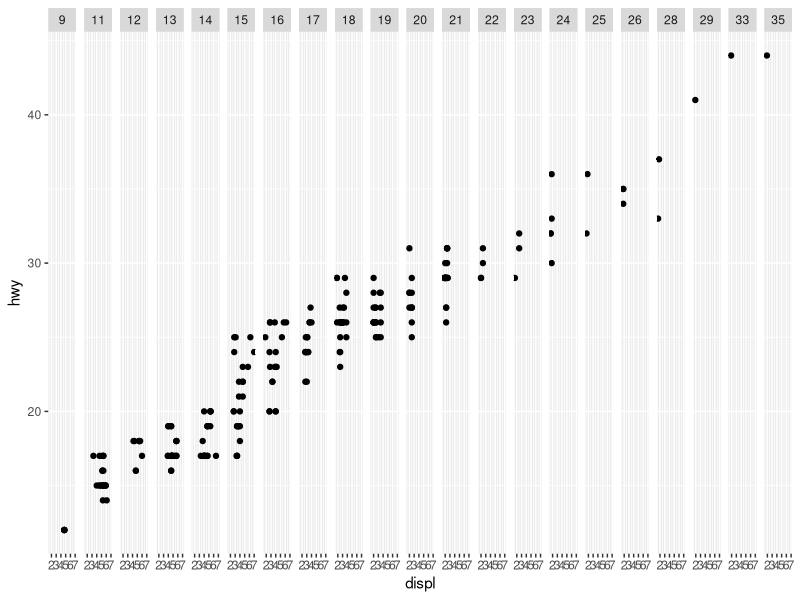
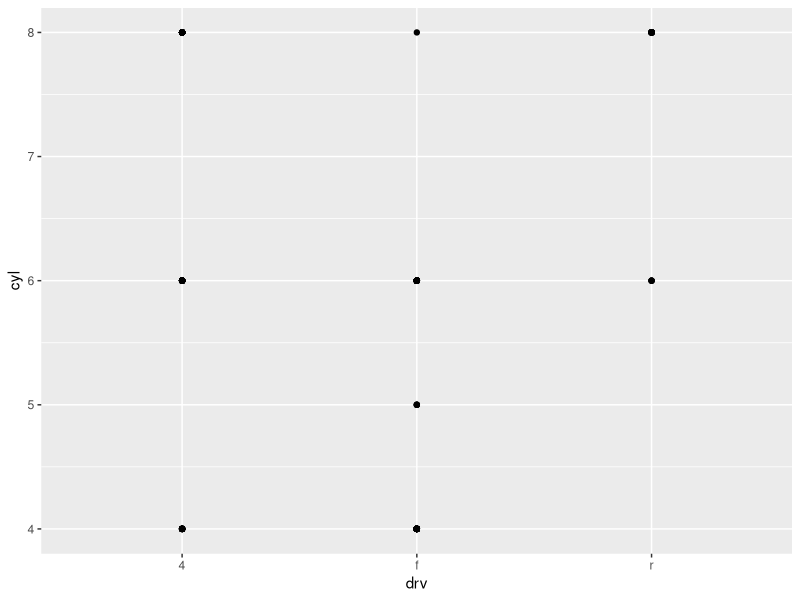
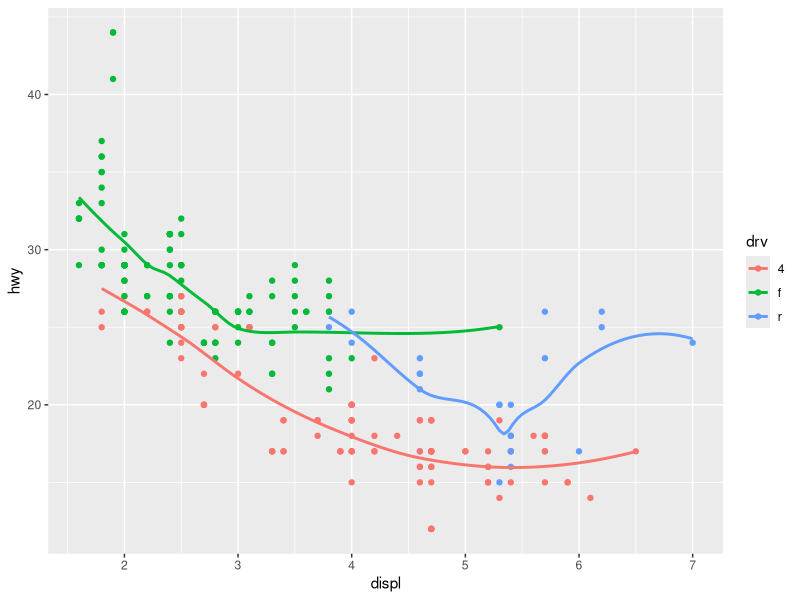
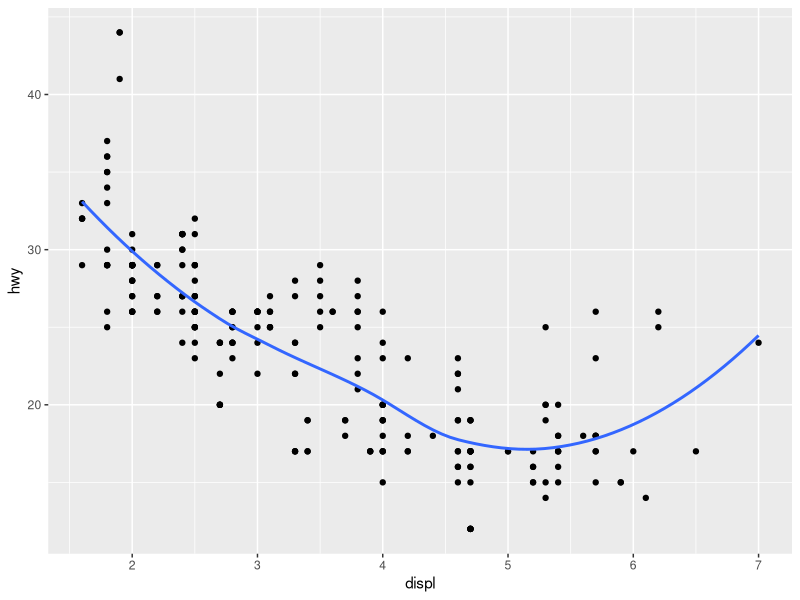
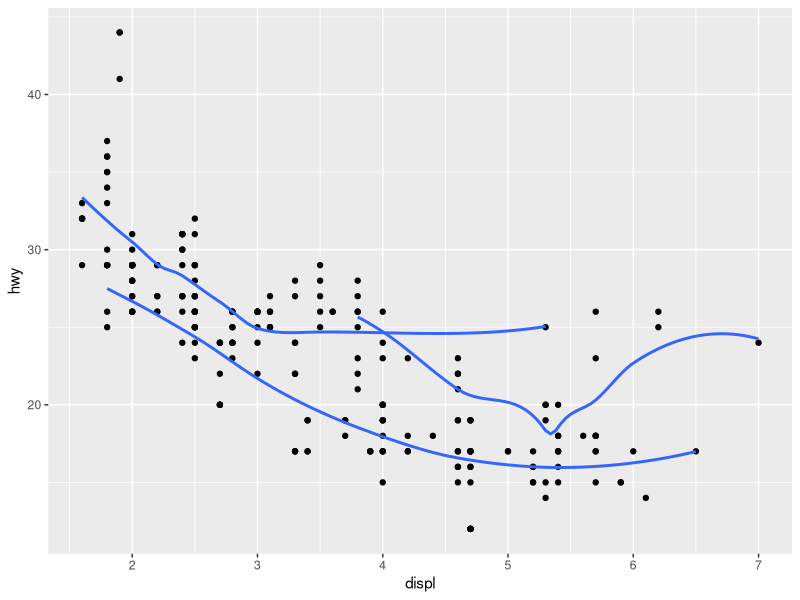
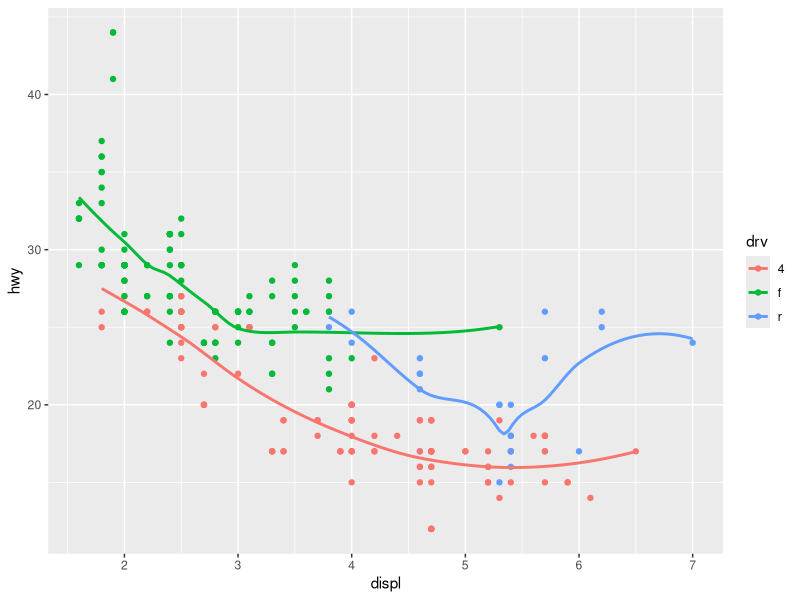
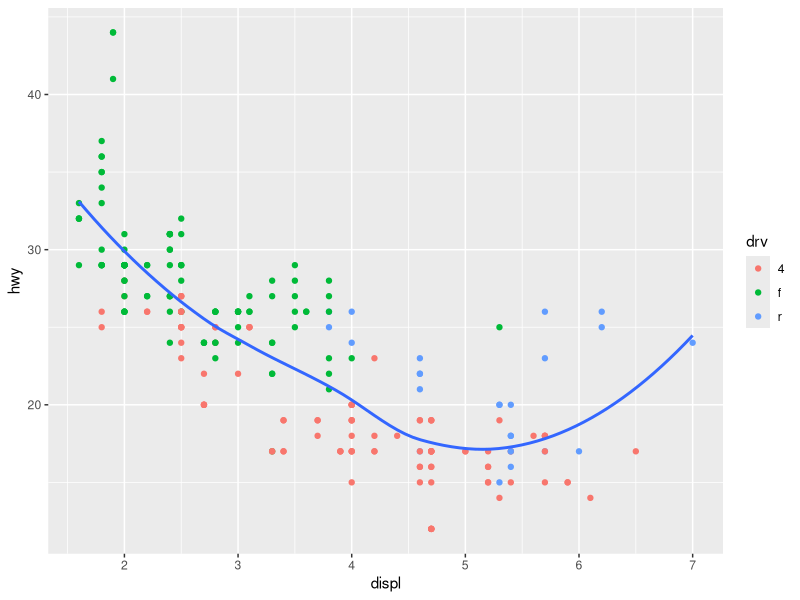
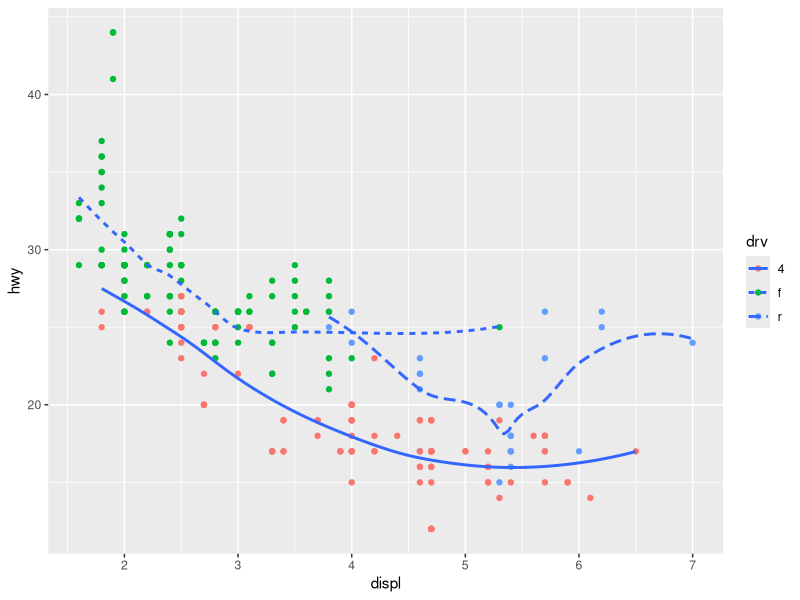

R code for these plots, in order:
## ---- chunk 1
library(tidyverse)
ggplot(mpg) +
  geom_point(aes(displ, hwy)) +
  facet_grid(~ cty)
## ---- chunk 2
ggplot(data = mpg) + 
  geom_point(mapping = aes(x = drv, y = cyl))
## ---- chunk 3
ggplot(data = mpg, mapping = aes(x = displ, y = hwy, color = drv)) + 
  geom_point() + 
  geom_smooth(se = FALSE)
## ---- chunk 4
ggplot(mpg, aes(displ, hwy)) +
  geom_point() +
  geom_smooth(se=F) 

ggplot(mpg, aes(displ, hwy)) +
  geom_point() +
  geom_smooth(aes(group = drv), se=F) 

ggplot(mpg, aes(displ, hwy, color=drv)) +
  geom_point() +
  geom_smooth(se=F) 

ggplot(mpg, aes(displ, hwy)) +
  geom_point(aes(color = drv)) +
  geom_smooth(se=F) 

ggplot(mpg, aes(displ, hwy)) +
  geom_point(aes(color = drv)) +
  geom_smooth(aes(linetype = drv), se=F) 

ggplot(mpg, aes(displ, hwy)) +
  geom_point(color='white', size=2, shape=21, stroke=1, aes(fill=drv))
## ---- chunk 5

ggplot(mpg, aes(displ, hwy)) +
  geom_point(color='white', size=5) +
  geom_point(aes(color=drv), size=3)
## ---- chunk 6
ggplot(data = mpg, mapping = aes(x = cty, y = hwy)) + 
  geom_jitter()
## ---- chunk 7
ggplot(data = mpg, mapping = aes(x = cty, y = hwy)) + 
  geom_count()
## ---- chunk 8
ggplot(mpg, aes(x = class, y = hwy, color = drv)) +
  geom_boxplot()
